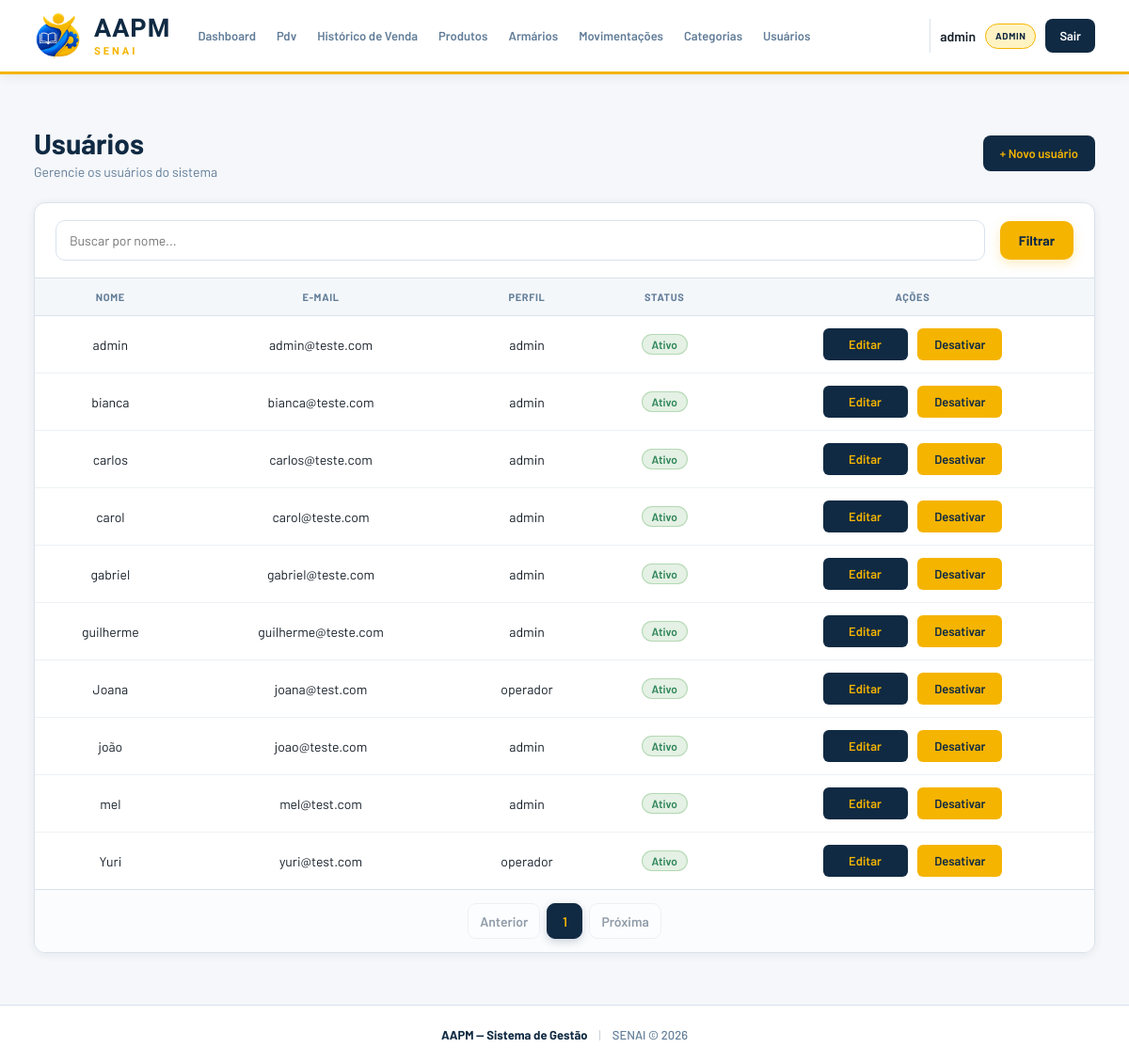
/usuarios/ (signed in), run on the app's committed database.
### app/models/usuario.py (models this page shows)
class Usuario(Base):
    __tablename__ = "usuarios"
    id = Column(Integer, primary_key=True, autoincrement=True)
    nome = Column(String(100), nullable=False)
    email = Column(String(150), unique=True, nullable=False)
    senha_hash = Column(String(255), nullable=False)
    role = Column(String(20), default="operador")
    ativo = Column(Boolean, default=True)
    criado_em = Column(DateTime, server_default=func.now())

### app/controllers/admin_controller.py (the view)
@router.get("/")
def listar_usuarios(
    request: Request,
    busca: str = "",
    page: int = 1,
    db: Session = Depends(get_db),
    admin = Depends(get_admin) # Bloqueia quem não é admin
):
    busca = busca.strip()
    query = db.query(Usuario)
    if busca:
        query = query.filter(Usuario.nome.ilike(f"%{busca}%"))
    usuarios, pagination = paginate(
        query.order_by(Usuario.nome), page
    )
    return templates.TemplateResponse(
        request,
        "usuarios/index.html",
        {
            "request": request,
            "usuario": admin,
            "usuarios": usuarios,
            "pagination": pagination,
            "busca": busca,
        }
    )

### app/templates/usuarios/index.html (shortened to what this page needs)
{% extends "base.html" %}
{% block extra_css %}
<link rel="stylesheet" href="/static/css/index-usuario.css?v=2">
<link rel="stylesheet" href="/static/css/list-filter.css?v=1">
<link rel="stylesheet" href="/static/css/list-pages.css?v=1">
{% endblock %}
{% block conteudo %}
<div class="page-header">
  <div>
    <h1 class="page-title">Usuários</h1>
    <p class="page-subtitle">Gerencie os usuários do sistema</p>
  </div>
  <a href="/usuarios/novo" class="btn-primary">+ Novo usuário</a>
</div>
<div class="card">
  <form method="get" action="/usuarios" class="list-filter list-filter--inset">
    <input type="text" name="busca" class="form-input list-filter__search" placeholder="Buscar por nome..." value="{{ busca }}">
    <button type="submit" class="btn-primary">Filtrar</button>
  </form>
  <div class="table-wrapper">
    <table class="table">
      <thead>
        <tr>
          <th>Nome</th>
          <th>E-mail</th>
          <th>Perfil</th>
          <th>Status</th>
          <th>Ações</th>
        </tr>
      </thead>
      <tbody>
        {% for u in usuarios | sort(attribute='nome', case_sensitive=false) %}
        <tr>
          <td>{{ u.nome }}</td>
          <td>{{ u.email }}</td>
          <td>{{ u.role }}</td>
          <td>
            <span class="status-badge status-badge--{{ 'ativo' if u.ativo else 'inativo' }}">
              {{ "Ativo" if u.ativo else "Inativo" }}
            </span>
          </td>
          <td class="td-actions">
            <a href="/usuarios/{{ u.id }}/editar" class="btn-table">Editar</a>
            <form action="/usuarios/{{ u.id }}/toggle-ativo" method="post" style="display:inline;" data-confirm-form data-confirm-title="Tem certeza?" data-confirm-message="Tem certeza que deseja {{ 'desativar' if u.ativo else 'ativar' }} este usuário?" data-confirm-label="{{ 'Desativar' if u.ativo else 'Ativar' }}">
              <button type="submit" class="btn-table btn-table--warn">
                {{ "Desativar" if u.ativo else "Ativar" }}
              </button>
            </form>
          </td>
        </tr>
        {% endfor %}
      </tbody>
    </table>
  </div>
  {% include "paginacao/index.html" %}
</div>
{% endblock %}

### app/static/css/base.css (style rules this page uses)
* { margin: 0; padding: 0; box-sizing: border-box; }
html { scroll-behavior: smooth; }
body { min-height: 100vh; display: flex; flex-direction: column; font-family: "Barlow", sans-serif; background: var(--fundo); color: var(--texto); -webkit-font-smoothing: antialiased; text-rendering: optimizeLegibility; }
:root { --azul: #102A43; --azul-2: #243B53; --azul-3: #486581; --laranja: #F5B400; --laranja-2: #D99F00; --laranja-claro: #FFF3C4; --branco: #FFFFFF; --fundo: #F5F7FA; --fundo-card: #FFFFFF; --texto: #17202A; --texto-secundario: #627D98; --borda: #D9E2EC; --verde: #2F855A; --vermelho: #C53030; --sombra: 0 5px 20px rgba(16, 42, 67, 0.08); --sombra-hover: 0 10px 28px rgba(16, 42, 67, 0.14); --radius: 12px; }
button, input, select, textarea { font-family: inherit; }
button { cursor: pointer; }
a { color: inherit; }

### app/static/css/index-usuario.css (style rules this page uses)
.td-actions form { margin: 0 !important; padding: 0 !important; background: transparent !important; box-shadow: none !important; border: none !important; display: inline-flex !important; }
.btn-table { display: inline-flex; align-items: center; justify-content: center; min-width: 90px; height: 34px; padding: 0 14px; border: 1px solid transparent; border-radius: 6px; background: var(--azul); color: var(--laranja) !important; text-decoration: none; font-size: 13px; font-weight: 600; cursor: pointer; transition: background-color 0.2s ease, transform 0.1s ease; }
.btn-table--warn { background: var(--laranja) !important; color: var(--azul) !important; border: 1px solid rgba(245, 180, 0, 0.4) !important; }
.status-badge { display: inline-block; padding: 3px 10px; border-radius: 999px; font-size: 12px; font-weight: 600; }
.status-badge--ativo { background: rgba(34, 139, 34, 0.12); color: var(--verde); border: 1px solid rgba(34, 139, 34, 0.25); }
.table-wrapper { overflow-x: auto; }
.table { width: 100%; border-collapse: collapse; font-size: 14px; }
.table thead { background: var(--fundo); }
.table th { padding: 12px 16px; text-align: left; font-size: 12px; font-weight: 700; text-transform: uppercase; letter-spacing: 0.06em; color: var(--texto-secundario); border-bottom: 1px solid var(--borda); white-space: nowrap; }
.table td { padding: 13px 16px; border-bottom: 1px solid var(--fundo); color: #2d3748; vertical-align: middle; }
.table tbody tr:last-child td { border-bottom: none; }
.card { background: var(--branco); border: 1px solid var(--borda); border-radius: 12px; overflow: hidden; box-shadow: 0 1px 4px rgba(16, 42, 67, 0.08); }
.page-header { display: flex; align-items: center; justify-content: space-between; margin-bottom: 20px; flex-wrap: wrap; gap: 12px; }
.page-title { font-size: 22px; font-weight: 700; color: var(--azul); margin: 0; }
.page-subtitle { font-size: 13px; color: var(--texto-secundario); margin-top: 2px; }
.btn-primary { display: inline-flex; align-items: center; justify-content: center; height: 38px; padding: 0 18px; background: var(--azul); color: var(--laranja) !important; text-decoration: none; border-radius: 8px; font-size: 13px; font-weight: 600; transition: background-color 0.2s ease, transform 0.1s ease; }
.table th, .table td { text-align: center; }
.td-actions { display: table-cell; text-align: center; white-space: nowrap; }
.td-actions form { margin-left: 8px !important; }

### app/static/css/list-filter.css (style rules this page uses)
.list-filter { display: flex; align-items: center; gap: 1rem; margin-bottom: 1.5rem; flex-wrap: wrap; }
.list-filter--inset { margin: 25px; }
.list-filter .form-input { padding: 12px 14px; border: 1px solid var(--borda); border-radius: 10px; color: var(--texto); font: inherit; font-size: 14px; }
.list-filter__search { flex: 1; min-width: 200px; }
.list-filter .btn-primary { display: inline-flex; align-items: center; justify-content: center; height: auto; padding: 12px 20px; border: none; border-radius: 10px; background: var(--laranja); color: var(--azul) !important; font-size: 14px; font-weight: 700; text-decoration: none; box-shadow: 0 4px 12px rgba(245, 180, 0, .25); transition: transform .2s ease, box-shadow .2s ease; }

### data on the page
Usuario: nome "admin", email "admin@teste.com", role "admin", ativo "Ativo", ativo "Desativar"
Usuario: nome "bianca", email "bianca@teste.com", role "admin", ativo "Ativo", ativo "Desativar"
Usuario: nome "carlos", email "carlos@teste.com", role "admin", ativo "Ativo", ativo "Desativar"
Usuario: nome "carol", email "carol@teste.com", role "admin", ativo "Ativo", ativo "Desativar"
Usuario: nome "gabriel", email "gabriel@teste.com", role "admin", ativo "Ativo", ativo "Desativar"
Usuario: nome "guilherme", email "guilherme@teste.com", role "admin", ativo "Ativo", ativo "Desativar"
Usuario: nome "Joana", email "joana@test.com", role "operador", ativo "Ativo", ativo "Desativar"
Usuario: nome "joão", email "joao@teste.com", role "admin", ativo "Ativo", ativo "Desativar"
Usuario: nome "mel", email "mel@test.com", role "admin", ativo "Ativo", ativo "Desativar"
Usuario: nome "Yuri", email "yuri@test.com", role "operador", ativo "Ativo", ativo "Desativar"

### other printed values
{{ usuario.nome }} "admin"
{{ usuario.role }} "ADMIN"
{{ numero }} "1"
